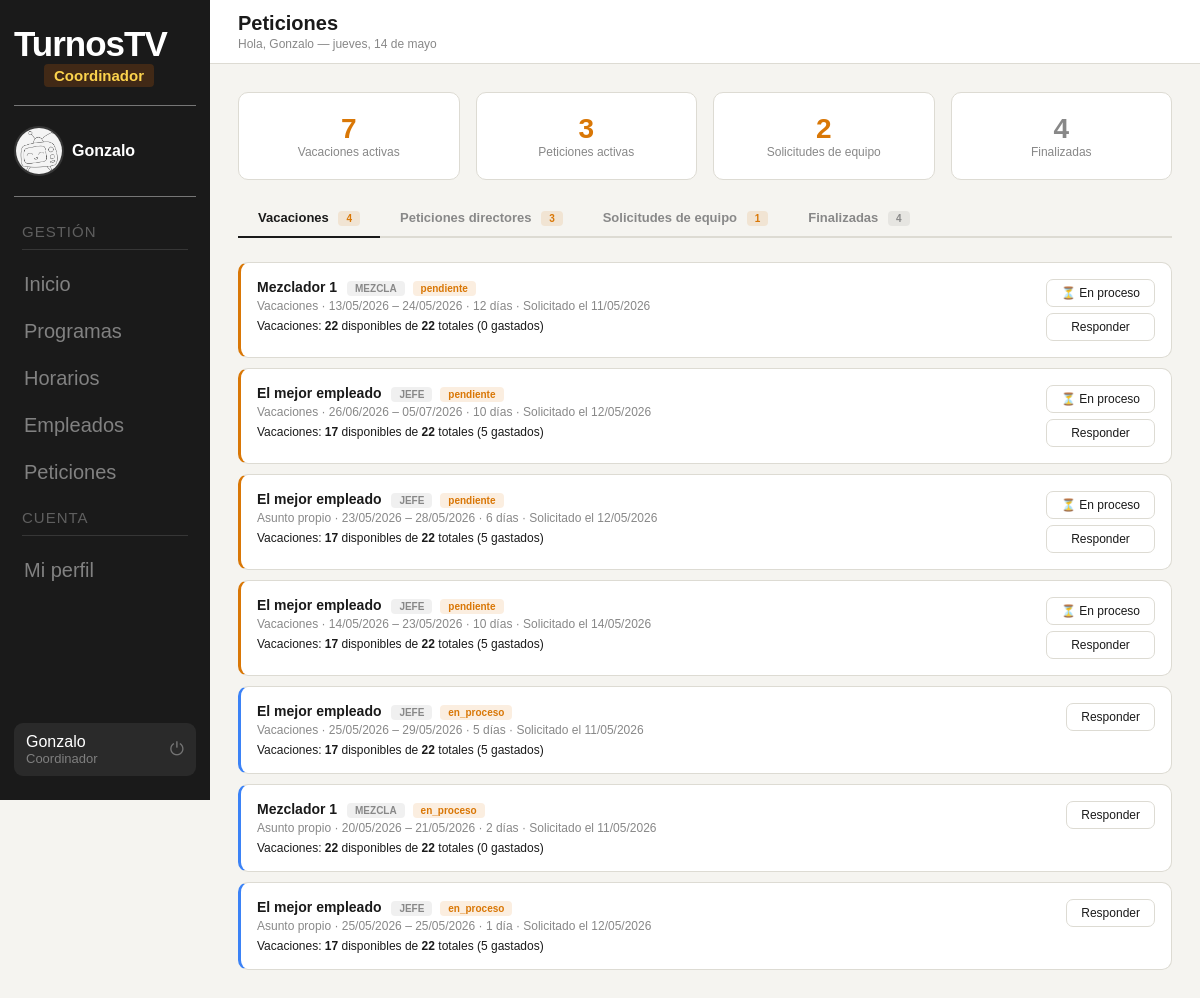
The page /panel_coordinador/peticiones.php (signed in) on the database its author committed.
### tables this page shows
CREATE TABLE `vacaciones` (
  `id` int(11) NOT NULL,
  `empleado_id` int(11) NOT NULL,
  `fecha_inicio` date NOT NULL,
  `fecha_fin` date NOT NULL,
  `dias` int(11) NOT NULL,
  `motivo` varchar(255) DEFAULT NULL,
  `estado` enum('pendiente','en_proceso','aprobada','rechazada') NOT NULL DEFAULT 'pendiente',
  `fecha_peticion` datetime NOT NULL DEFAULT current_timestamp()
);

CREATE TABLE `usuarios` (
  `id` int(11) NOT NULL,
  `nombre` varchar(100) NOT NULL,
  `email` varchar(150) NOT NULL,
  `password` varchar(255) NOT NULL,
  `rol` enum('administrador','coordinador','director','empleado') NOT NULL DEFAULT 'empleado',
  `estado` enum('activo','inactivo') NOT NULL DEFAULT 'activo',
  `foto_perfil` varchar(255) DEFAULT NULL,
  `telefono` varchar(20) DEFAULT NULL
);

CREATE TABLE `empleados` (
  `id` int(11) NOT NULL,
  `usuario_id` int(11) NOT NULL,
  `num_empleado` varchar(20) NOT NULL,
  `puesto` varchar(100) NOT NULL,
  `vacaciones_total` int(11) NOT NULL DEFAULT 22,
  `vacaciones_gastadas` int(11) NOT NULL DEFAULT 0
);

### panel_coordinador/peticiones.php (the view, shortened to what this page needs)
<?php
$conn = new mysqli("localhost", "root", "", "turnostv");
$conn->set_charset("utf8mb4");
$stmt = $conn->prepare("
    SELECT v.id, v.fecha_inicio, v.fecha_fin, v.dias, v.motivo, v.estado, v.fecha_peticion,
           u.nombre AS empleado_nombre, e.puesto, e.vacaciones_total, e.vacaciones_gastadas,
           (e.vacaciones_total - e.vacaciones_gastadas) AS vacaciones_disponibles
    FROM vacaciones v JOIN empleados e ON e.id=v.empleado_id JOIN usuarios u ON u.id=e.usuario_id
    WHERE v.estado IN ('pendiente','en_proceso')
    ORDER BY CASE v.estado WHEN 'pendiente' THEN 0 ELSE 1 END, v.fecha_peticion ASC
");
$stmt->execute();
$vacaciones_activas = $stmt->get_result()->fetch_all(MYSQLI_ASSOC);
$stmt = $conn->prepare("
    SELECT p.id, p.tipo, p.descripcion, p.fecha_pedida, p.fecha_peticion, p.estado, p.respuesta,
           u.nombre AS director_nombre, pr.nombre AS programa_nombre
    FROM peticiones p JOIN directores d ON d.id=p.director_id JOIN usuarios u ON u.id=d.usuario_id
    LEFT JOIN programas pr ON pr.id=p.programa_id
    WHERE p.estado IN ('pendiente','en_proceso')
    ORDER BY CASE p.estado WHEN 'pendiente' THEN 0 ELSE 1 END, p.fecha_peticion ASC
");
$stmt->execute();
$peticiones_activas = $stmt->get_result()->fetch_all(MYSQLI_ASSOC);
$stmt = $conn->prepare("
    SELECT s.id, s.control_nombre, s.plato, s.hora_inicio, s.hora_fin,
           s.estado, s.notas, s.fecha_peticion,
           p.nombre AS programa_nombre, u.nombre AS director_nombre,
           COUNT(DISTINCT sf.fecha) AS num_dias,
           COUNT(DISTINCT sp.id) AS num_puestos,
           SUM(CASE WHEN sp.estado='cubierto' THEN 1 ELSE 0 END) AS puestos_cubiertos,
           MIN(sf.fecha) AS primera_fecha,
           MAX(sf.fecha) AS ultima_fecha
    FROM solicitudes s
    JOIN programas p ON p.id=s.programa_id
    JOIN directores d ON d.id=s.director_id JOIN usuarios u ON u.id=d.usuario_id
    JOIN solicitud_fechas sf ON sf.solicitud_id=s.id
    JOIN solicitud_puestos sp ON sp.solicitud_id=s.id
    WHERE s.estado IN ('pendiente','en_proceso')
    GROUP BY s.id
    ORDER BY CASE s.estado WHEN 'pendiente' THEN 0 ELSE 1 END, s.fecha_peticion ASC
");
$stmt->execute();
$solicitudes_activas = $stmt->get_result()->fetch_all(MYSQLI_ASSOC);
$stmt = $conn->prepare("
    SELECT s.id, s.control_nombre, s.plato, s.hora_inicio, s.hora_fin,
           s.estado, s.notas, s.fecha_peticion,
           p.nombre AS programa_nombre, u.nombre AS director_nombre,
           COUNT(DISTINCT sf.fecha) AS num_dias, COUNT(DISTINCT sp.id) AS num_puestos,
           SUM(CASE WHEN sp.estado='cubierto' THEN 1 ELSE 0 END) AS puestos_cubiertos
    FROM solicitudes s
    JOIN programas p ON p.id=s.programa_id
    JOIN directores d ON d.id=s.director_id JOIN usuarios u ON u.id=d.usuario_id
    JOIN solicitud_fechas sf ON sf.solicitud_id=s.id
    JOIN solicitud_puestos sp ON sp.solicitud_id=s.id
    WHERE s.estado IN ('aprobada','rechazada')
    GROUP BY s.id ORDER BY s.fecha_peticion DESC
");
$stmt->execute();
$solicitudes_finalizadas = $stmt->get_result()->fetch_all(MYSQLI_ASSOC);
$stmt = $conn->prepare("
    SELECT v.id, v.fecha_inicio, v.fecha_fin, v.dias, v.motivo, v.estado, v.fecha_peticion,
           u.nombre AS empleado_nombre, e.puesto, e.vacaciones_total, e.vacaciones_gastadas,
           (e.vacaciones_total - e.vacaciones_gastadas) AS vacaciones_disponibles
    FROM vacaciones v JOIN empleados e ON e.id=v.empleado_id JOIN usuarios u ON u.id=e.usuario_id
    WHERE v.estado IN ('aprobada','rechazada') ORDER BY v.fecha_peticion DESC
");
$stmt->execute();
$vac_finalizadas = $stmt->get_result()->fetch_all(MYSQLI_ASSOC);
$stmt = $conn->prepare("
    SELECT p.id, p.tipo, p.descripcion, p.fecha_pedida, p.fecha_peticion, p.estado, p.respuesta,
           u.nombre AS director_nombre, pr.nombre AS programa_nombre
    FROM peticiones p JOIN directores d ON d.id=p.director_id JOIN usuarios u ON u.id=d.usuario_id
    LEFT JOIN programas pr ON pr.id=p.programa_id
    WHERE p.estado IN ('aprobada','rechazada') ORDER BY p.fecha_peticion DESC
");
$stmt->execute();
$pet_finalizadas = $stmt->get_result()->fetch_all(MYSQLI_ASSOC);
$tab_activa = $_GET['tab'] ?? 'vacaciones';
$vac_pend = count(array_filter($vacaciones_activas, fn($v) => $v['estado'] === 'pendiente'));
$pet_pend = count(array_filter($peticiones_activas, fn($p) => $p['estado'] === 'pendiente'));
$sol_pend = count(array_filter($solicitudes_activas, fn($s) => $s['estado'] === 'pendiente'));
$total_fin = count($vac_finalizadas) + count($pet_finalizadas) + count($solicitudes_finalizadas);
?>
<!DOCTYPE html>
<html lang="es">
<head>
    <link rel="stylesheet" href="../fragmentos/styles/base.css">
    <link rel="stylesheet" href="styles/peticiones.css">
</head>
<body>
    <?php include '../fragmentos/sidebar.php'; ?>
    <div class="content">
        <?php include '../fragmentos/header.php'; ?>
        <div class="body">
            <div class="stats-grid" style="margin-bottom:20px">
                <div class="card" style="margin-bottom:0;text-align:center">
                    <div
                        style="font-size:28px;font-weight:700;color:<?= count($vacaciones_activas) > 0 ? 'var(--aviso)' : 'var(--ok)' ?>">
                        <?= count($vacaciones_activas) ?>
                    </div>
                    <div style="font-size:12px;color:var(--suave)">Vacaciones activas</div>
                </div>
                <div class="card" style="margin-bottom:0;text-align:center">
                    <div
                        style="font-size:28px;font-weight:700;color:<?= count($peticiones_activas) > 0 ? 'var(--aviso)' : 'var(--ok)' ?>">
                        <?= count($peticiones_activas) ?>
                    </div>
                    <div style="font-size:12px;color:var(--suave)">Peticiones activas</div>
                </div>
                <div class="card" style="margin-bottom:0;text-align:center">
                    <div
                        style="font-size:28px;font-weight:700;color:<?= count($solicitudes_activas) > 0 ? 'var(--aviso)' : 'var(--ok)' ?>">
                        <?= count($solicitudes_activas) ?>
                    </div>
                    <div style="font-size:12px;color:var(--suave)">Solicitudes de equipo</div>
                </div>
                <div class="card" style="margin-bottom:0;text-align:center">
                    <div style="font-size:28px;font-weight:700;color:var(--suave)"><?= $total_fin ?></div>
                    <div style="font-size:12px;color:var(--suave)">Finalizadas</div>
                </div>
            </div>
            <div class="tabs">
                <button class="tab-btn <?= $tab_activa === 'vacaciones' ? 'activa' : '' ?>"
                    onclick="cambiarTab('vacaciones',this)">
                    Vacaciones
                    <?php if ($vac_pend > 0): ?><span class="badge badge-aviso"
                            style="margin-left:6px;font-size:10px"><?= $vac_pend ?></span><?php endif; ?>
                </button>
                <button class="tab-btn <?= $tab_activa === 'peticiones' ? 'activa' : '' ?>"
                    onclick="cambiarTab('peticiones',this)">
                    Peticiones directores
                    <?php if ($pet_pend > 0): ?><span class="badge badge-aviso"
                            style="margin-left:6px;font-size:10px"><?= $pet_pend ?></span><?php endif; ?>
                </button>
                <button class="tab-btn <?= $tab_activa === 'solicitudes' ? 'activa' : '' ?>"
                    onclick="cambiarTab('solicitudes',this)">
                    Solicitudes de equipo
                    <?php if ($sol_pend > 0): ?><span class="badge badge-aviso"
                            style="margin-left:6px;font-size:10px"><?= $sol_pend ?></span><?php endif; ?>
                </button>
                <button class="tab-btn <?= $tab_activa === 'finalizadas' ? 'activa' : '' ?>"
                    onclick="cambiarTab('finalizadas',this)">
                    Finalizadas
                    <?php if ($total_fin > 0): ?><span class="badge badge-neutro"
                            style="margin-left:6px;font-size:10px"><?= $total_fin ?></span><?php endif; ?>
                </button>
            </div>
            <div class="tab-panel <?= $tab_activa === 'vacaciones' ? 'visible' : '' ?>" id="tab-vacaciones">
                <?php if (empty($vacaciones_activas)): ?>
                    <p style="color:var(--suave);font-size:13px">No hay solicitudes de vacaciones activas.</p>
                <?php else: ?>
                    <?php foreach ($vacaciones_activas as $v):
                        $fi = date('d/m/Y', strtotime($v['fecha_inicio']));
                        $ff = date('d/m/Y', strtotime($v['fecha_fin']));
                        $tipo_label = match (true) {
                            str_starts_with($v['motivo'] ?? '', 'Asunto propio') => 'Asunto propio',
                            str_starts_with($v['motivo'] ?? '', 'Médico') => 'Médico',
                            str_starts_with($v['motivo'] ?? '', 'Otro') => 'Otro',
                            default => 'Vacaciones',
                        };
                        ?>
                        <div class="vac-card <?= $v['estado'] ?>">
                            <div style="display:flex;align-items:flex-start;justify-content:space-between;gap:12px">
                                <div style="flex:1">
                                    <div class="vac-nombre">
                                        <?= htmlspecialchars($v['empleado_nombre']) ?>
                                        <span class="badge badge-neutro"
                                            style="margin-left:6px;font-size:10px"><?= htmlspecialchars($v['puesto']) ?></span>
                                        <span class="badge badge-aviso"
                                            style="margin-left:4px;font-size:10px"><?= $v['estado'] ?></span>
                                    </div>
                                    <div class="vac-meta">
                                        <?= $tipo_label ?> · <?= $fi ?> – <?= $ff ?> · <?= $v['dias'] ?>
                                        día<?= $v['dias'] > 1 ? 's' : '' ?> ·
                                        Solicitado el <?= date('d/m/Y', strtotime($v['fecha_peticion'])) ?>
                                    </div>
                                    <div class="vac-dias">
                                        Vacaciones: <strong><?= $v['vacaciones_disponibles'] ?></strong> disponibles de
                                        <strong><?= $v['vacaciones_total'] ?></strong> totales (<?= $v['vacaciones_gastadas'] ?>
                                gastados)
                            </div>
                        </div>
                                <div style="display:flex;flex-direction:column;gap:6px;flex-shrink:0;align-items:stretch">
                                    <?php if ($v['estado'] === 'pendiente'): ?>
                                <form method="POST">
                                    <button type="submit" class="btn btn-outline" style="padding:6px 14px;font-size:12px;width:100%">⏳ En
                                        proceso</button>
                                </form>
                            <?php endif; ?>
                            <button type="button" class="btn btn-outline" style="padding:6px 14px;font-size:12px"
                                onclick="toggleVacRespuesta(<?= $v['id'] ?>)">Responder</button>
                        </div>
                        </div>
                        </div>
                        <?php endforeach; ?>
                        <?php endif; ?>
                        </div>
        </div>
    </div>
</body>
</html>

### fragmentos/styles/base.css (style rules this page uses)
:root { --fondo: #F5F4F0; --blanco: #FFFFFF; --texto: #1a1a1a; --suave: #888; --borde: #DDDBD3; --sidebar-w: 210px; --rol-admin-bg: rgba(107, 33, 168, 0.2); --rol-admin-color: #D8B4FE; --rol-coord-bg: rgba(180, 83, 9, 0.25); --rol-coord-color: #FCD34D; --rol-director-bg: rgba(29, 78, 216, 0.25); --rol-director-color: #93C5FD; --rol-empleado-bg: rgba(22, 163, 74, 0.25); --rol-empleado-color: #86EFAC; --ok: #16A34A; --peligro: #B91C1C; --aviso: #D97706; }
*, *::before, *::after { margin: 0; padding: 0; box-sizing: border-box; }
body { font-family: sans-serif; font-size: 16px; background: var(--fondo); color: var(--texto); min-height: 100vh; display: flex; }
.content { margin-left: var(--sidebar-w); padding-top: 64px; flex: 1; display: flex; flex-direction: column; min-height: 100vh; }
.body { padding: 28px; flex: 1; }
.card { background: var(--blanco); border: 1px solid var(--borde); border-radius: 10px; padding: 20px; margin-bottom: 16px; }
.btn { background: var(--texto); color: #fff; border: none; border-radius: 7px; padding: 8px 16px; font-size: 13px; font-weight: 500; cursor: pointer; transition: background 0.15s; text-decoration: none; display: inline-block; }
.btn-outline { background: transparent; color: var(--texto); border: 1px solid var(--borde); border-radius: 7px; padding: 7px 15px; font-size: 13px; font-weight: 500; cursor: pointer; transition: border-color 0.15s; text-decoration: none; display: inline-block; }
.badge { display: inline-block; font-size: 11px; font-weight: 600; padding: 2px 8px; border-radius: 4px; }
.badge-aviso { background: rgba(217, 119, 6, 0.12); color: var(--aviso); }
.badge-neutro { background: rgba(0, 0, 0, 0.06); color: var(--suave); }
.stats-grid { display: grid; grid-template-columns: repeat(4, 1fr); gap: 16px; }

### panel_coordinador/styles/peticiones.css (style rules this page uses)
.tabs { display: flex; gap: 0; border-bottom: 2px solid var(--borde); margin-bottom: 24px; }
.tab-btn { background: none; border: none; border-bottom: 2px solid transparent; margin-bottom: -2px; padding: 10px 20px; font-size: 13px; font-weight: 600; color: var(--suave); cursor: pointer; transition: all 0.15s; }
.tab-btn.activa { color: var(--texto); border-bottom-color: var(--texto); }
.tab-panel { display: none; }
.tab-panel.visible { display: block; }
.vac-card, .pet-card { background: var(--blanco); border: 1px solid var(--borde); border-radius: 10px; padding: 16px; margin-bottom: 10px; }
.vac-card.pendiente, .pet-card.pendiente { border-left: 3px solid var(--aviso); }
.vac-card.en_proceso, .pet-card.en_proceso { border-left: 3px solid #3B82F6; }
.vac-nombre { font-size: 14px; font-weight: 600; }
.vac-meta { font-size: 12px; color: var(--suave); margin-top: 3px; }
.vac-dias { font-size: 12px; margin-top: 6px; }

### rows shown on the page
vacaciones: usuarios.nombre "Mezclador 1", empleado.puesto "MEZCLA", estado "pendiente", motivo "Vacaciones", fecha_inicio "13/05/2026", fecha_fin "24/05/2026", dias "12", fecha_peticion "11/05/2026", vacaciones_disponibles "22", empleado.vacaciones_total "22", empleado.vacaciones_gastadas "0"
vacaciones: usuarios.nombre "El mejor empleado", empleado.puesto "JEFE", estado "pendiente", motivo "Vacaciones", fecha_inicio "26/06/2026", fecha_fin "05/07/2026", dias "10", fecha_peticion "12/05/2026", vacaciones_disponibles "17", empleado.vacaciones_total "22", empleado.vacaciones_gastadas "5"
vacaciones: usuarios.nombre "El mejor empleado", empleado.puesto "JEFE", estado "pendiente", motivo "Asunto propio", fecha_inicio "23/05/2026", fecha_fin "28/05/2026", dias "6", fecha_peticion "12/05/2026", vacaciones_disponibles "17", empleado.vacaciones_total "22", empleado.vacaciones_gastadas "5"
vacaciones: usuarios.nombre "El mejor empleado", empleado.puesto "JEFE", estado "pendiente", motivo "Vacaciones", fecha_inicio "14/05/2026", fecha_fin "23/05/2026", dias "10", fecha_peticion "14/05/2026", vacaciones_disponibles "17", empleado.vacaciones_total "22", empleado.vacaciones_gastadas "5"
vacaciones: usuarios.nombre "El mejor empleado", empleado.puesto "JEFE", estado "en_proceso", motivo "Vacaciones", fecha_inicio "25/05/2026", fecha_fin "29/05/2026", dias "5", fecha_peticion "11/05/2026", vacaciones_disponibles "17", empleado.vacaciones_total "22", empleado.vacaciones_gastadas "5"
vacaciones: usuarios.nombre "Mezclador 1", empleado.puesto "MEZCLA", estado "en_proceso", motivo "Asunto propio", fecha_inicio "20/05/2026", fecha_fin "21/05/2026", dias "2", fecha_peticion "11/05/2026", vacaciones_disponibles "22", empleado.vacaciones_total "22", empleado.vacaciones_gastadas "0"
vacaciones: usuarios.nombre "El mejor empleado", empleado.puesto "JEFE", estado "en_proceso", motivo "Asunto propio", fecha_inicio "25/05/2026", fecha_fin "25/05/2026", dias "1", fecha_peticion "12/05/2026", vacaciones_disponibles "17", empleado.vacaciones_total "22", empleado.vacaciones_gastadas "5"

### other values the page prints
$etiqueta_rol "Coordinador"
$partes[0] "Gonzalo"
$nombre_logout "Gonzalo"
$puesto "Coordinador"
$titulo_pagina "Peticiones"
$subtitulo "Hola, Gonzalo — jueves, 14 de mayo"
count($vacaciones_activas) "7"
count($peticiones_activas) "3"
count($solicitudes_activas) "2"
$total_fin "4"
$vac_pend "4"
$pet_pend "3"
$sol_pend "1"
